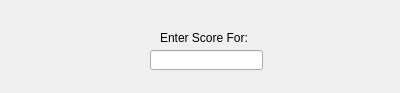
<?xml version="1.0" encoding="UTF-8"?>
<ui version="4.0">
 <class>EnterGameResults</class>
 <widget class="QDialog" name="EnterGameResults">
  <property name="geometry">
   <rect>
    <x>0</x>
    <y>0</y>
    <width>400</width>
    <height>93</height>
   </rect>
  </property>
  <property name="windowTitle">
   <string>Dialog</string>
  </property>
  <widget class="QLineEdit" name="lineEdit">
   <property name="geometry">
    <rect>
     <x>150</x>
     <y>50</y>
     <width>113</width>
     <height>20</height>
    </rect>
   </property>
  </widget>
  <widget class="QLabel" name="label">
   <property name="geometry">
    <rect>
     <x>160</x>
     <y>30</y>
     <width>91</width>
     <height>16</height>
    </rect>
   </property>
   <property name="text">
    <string>Enter Score For:</string>
   </property>
  </widget>
 </widget>
 <resources/>
 <connections/>
</ui>
